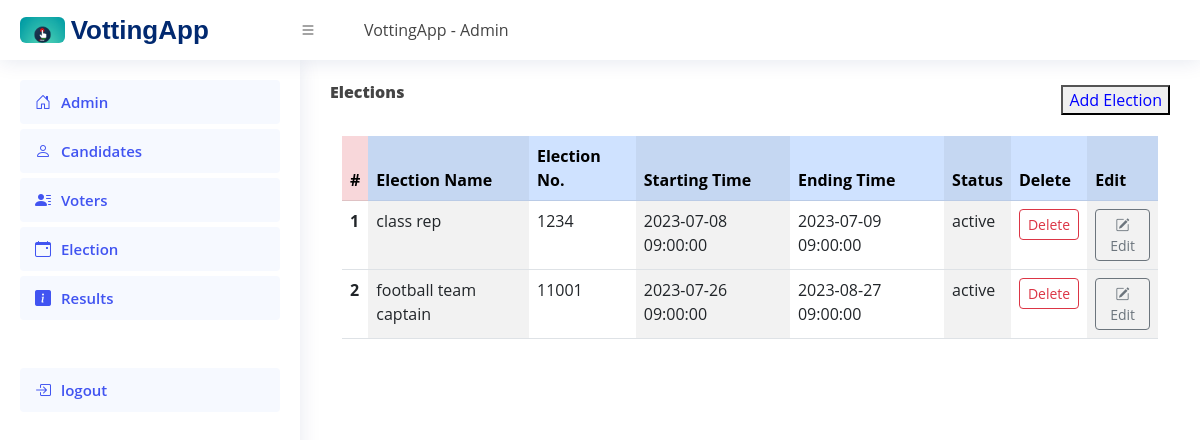
/admin/election.php (signed in), run on the app's committed database.
### tables this page shows
CREATE TABLE `election` (
  `election_id` int(25) NOT NULL,
  `election_title` varchar(200) NOT NULL,
  `starting_time` datetime NOT NULL,
  `ending_time` datetime NOT NULL,
  `election_status` text NOT NULL
);

### admin/election.php (the view, shortened to what this page needs)
<?php require_once "../controlers/adminLogin.php"; ?>
<!DOCTYPE html>
<html lang="en">
<head>
<?php include "layouts/header.php"?>
 </head>
<body>
  <?php include "layouts/nav-header.php";?>
  <?php include "layouts/aside-nav.php";?>
<main id="main" class="main">
      <div class="elction-header col-12">
        <span>Elections</span>
        <button class="modal-btn">Add Election</button>
      </div>
        <div class="container mt-1">
          <div class="section-container mt-3 col-12">
            <table class="table table-striped-columns">
                <thead class="table-primary">
                  <tr>
                    <th class="table-danger" scope="col">#</th>
                    <th scope="col">Election Name</th>
                    <th scope="col">Election No.</th>
                    <th scope="col">Starting Time</th>
                    <th scope="col">Ending Time</th>
                    <th scope="col">Status</th>
                    <th scope="col">Delete</th>
                    <th scope="col">Edit</th>
                  </tr>
                </thead>
                <tbody>
              <?php
              $fetchingData = mysqli_query($conn, "SELECT * FROM election") or die(mysqli_error($conn));
              $isAnyElectionAdded = mysqli_num_rows($fetchingData);
              if($isAnyElectionAdded > 0){
                $row_number = 1;
                  while($row = mysqli_fetch_assoc($fetchingData))
                            {
              ?>
                  <tr>
                    <th scope="row"><?php echo $row_number++; ?></th>
                    <td><?php echo $row['election_title']; ?></td>
                    <td><?php echo $row['election_id']; ?></td>
                    <td><?php echo $row['starting_time']; ?></td>
                    <td><?php echo $row['ending_time']; ?></td>
                    <td><?php echo $row['election_status']; ?></td>
                    <td>
                    <form class="w-0" method="get" action="deleteInfo.php" style="display: inline-block">
                    <button type="submit" class="btn btn-sm btn-outline-danger">Delete</button>
                    </form>
                    </td>
                    <td>
                    <form class="editform" method="get" action="update.php" style="display: inline-block">
                    <button type="" class="modal-btn-edit btn btn-sm btn-outline-secondary"><i class="bi bi-pencil-square"></i>Edit</button>
                    </form>
                     </td>
                  </tr>
                  <?php }
                  } else {
              ?>
                    <h2>no_election</h2>
                    <?php
                  }
                  ?>
                </tbody>
              </table>
        </div>
        </div>
</main>
</body>
</html>

### admin/layouts/header.php (shortened to what this page needs)
<link href="../assets/bootstrap/css/bootstrap.min.css" rel="stylesheet">
<link href="../assets/bootstrap/bootstrap-icons/bootstrap-icons.css" rel="stylesheet">
<link rel="stylesheet" href="../assets/css/style.css">
<link rel="stylesheet" href="../assets/css/models.css">

### admin/layouts/nav-header.php
<header id="header" class="header fixed-top d-flex align-items-center">
   <div class="d-flex align-items-center justify-content-between">
     <a href="admin.php" class="logo d-flex align-items-center">
       <img class="rounded" src="../assets/images/vote2.jpg" alt="">
       <span class="d-none d-lg-block">VottingApp</span>
     </a>
     <i class="bi bi-list toggle-sidebar-btn"></i>
     <div class="mx-lg-6 align-items-center justify-content-between d-flex ">
     <span class=" mx-5 d-none d-lg-block">VottingApp - Admin</span>
     </div>
   </div>
 </header>

### admin/layouts/aside-nav.php
<aside id="sidebar" class="sidebar">
<ul class="sidebar-nav" id="sidebar-nav">
  <li class="nav-item">
    <a class="nav-link " href="admin.php">
    <i class="bi bi-house-door"></i>
      <span>Admin</span>
    </a>
  </li>
  <li class="nav-item">
    <a class="nav-link " href="candidates.php">
      <i class="bi bi-person"></i>
      <span>Candidates</span>
    </a>
  </li>
  <li class="nav-item">
    <a class="nav-link " href="voters.php">
    <i class="bi bi-person-lines-fill"></i>
      <span>Voters</span>
    </a>
  </li>
  <li class="nav-item">
    <a class="nav-link " href="election.php">
      <i class="bi bi-calendar-event"></i>
      <span>Election</span>
    </a>
  </li>
   <li class="nav-item">
    <a class="nav-link " href="results.php">
    <i class="bi bi-info-square-fill"></i>
      <span>Results</span>
    </a>
  </li>
  <li class="nav-item mt-5">
    <a class="nav-link " href="logout.php">
    <i class="bi bi-box-arrow-in-right"></i>
      <span>logout</span>
    </a>
  </li>
</ul>
</aside>

### assets/css/style.css (style rules this page uses)
:root { scroll-behavior: smooth; }
body { font-family: "Open Sans", sans-serif; background: #FFF; color: #444444; }
a { color: #4154f1; text-decoration: none; }
#main { margin-top: 60px; padding: 20px 30px; transition: all 0.3s; }
.logo { line-height: 1; }
@media (min-width: 1200px) { .logo { width: 280px; } }
.logo img { max-height: 26px; margin-right: 6px; }
.logo span { font-size: 26px; font-weight: 700; color: #012970; font-family: "Nunito", sans-serif; }
.header { transition: all 0.5s; z-index: 997; height: 60px; box-shadow: 0px 2px 20px rgba(1, 41, 112, 0.1); background-color: #fff; padding-left: 20px; }
.sidebar { position: fixed; top: 60px; left: 0; bottom: 0; width: 300px; z-index: 996; transition: all 0.3s; padding: 20px; overflow-y: auto; scrollbar-width: thin; scrollbar-color: #aab7cf transparent; box-shadow: 0px 0px 20px rgba(1, 41, 112, 0.1); background-color: #fff; }
@media (min-width: 1200px) { #main, #footer { margin-left: 300px; } }
.sidebar-nav { padding: 0; margin: 0; list-style: none; }
.sidebar-nav li { padding: 0; margin: 0; list-style: none; }
.sidebar-nav .nav-item { margin-bottom: 5px; }
.sidebar-nav .nav-link { display: flex; align-items: center; font-size: 15px; font-weight: 600; color: #4154f1; transition: 0.3; background: #f6f9ff; padding: 10px 15px; border-radius: 4px; }
.sidebar-nav .nav-link i { font-size: 16px; margin-right: 10px; color: #4154f1; }
.section-container { background: #fff; width: 100%; position: relative; }
.elction-header { background: #fff; width: 100%; height: 40px; }
.elction-header button { position: absolute; margin-top: 5px; right: 30px; }
.elction-header span { font-weight: 800; margin-top: 5px; }

### assets/css/models.css (style rules this page uses)
.modal-btn { color: blue; }
.table { z-index: 10; visibility: visible; }

### data on the page
election: election_title "class rep", election_id "1234", starting_time "2023-07-08 09:00:00", ending_time "2023-07-09 09:00:00", election_status "active"
election: election_title "football team captain", election_id "11001", starting_time "2023-07-26 09:00:00", ending_time "2023-08-27 09:00:00", election_status "active"
